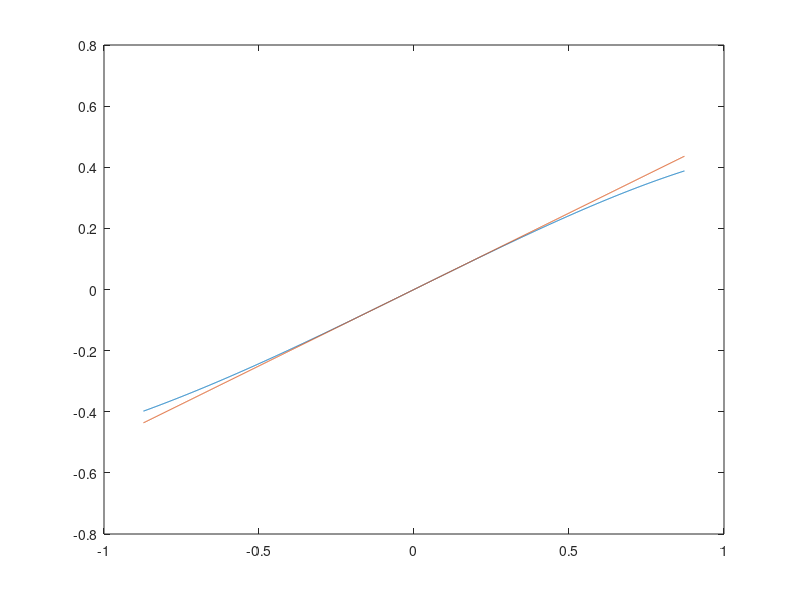

Here is the MATLAB script that generated this plot:
%% This script measures the error produced by using F2 instead of the accurate gimbal angle F1.

clear;
clc;

b=70; % Linking bar length
R1=10; % Servo arm radius
R2=20; % Gimbal arm radius

Max_Servo_Angle=50;

a=[(-Max_Servo_Angle/180)*pi:0.001:(Max_Servo_Angle/180)*pi];

F1=asin( (R1*sin(a)-b+sqrt(b^2-(R1*(1-cos(a))).^2))/R2 ); % Accurate calculation
F2=(R1/R2)*a; % Approximation

plot(a,F1);
hold on;
plot(a,F2);

a=(Max_Servo_Angle/180)*pi;
F1=asin( (R1*sin(a)-b+sqrt(b^2-(R1*(1-cos(a))).^2))/R2 );
F2=(R1/R2)*a;

disp('Error in degrees:');
disp(abs(F1-F2)/pi*180);